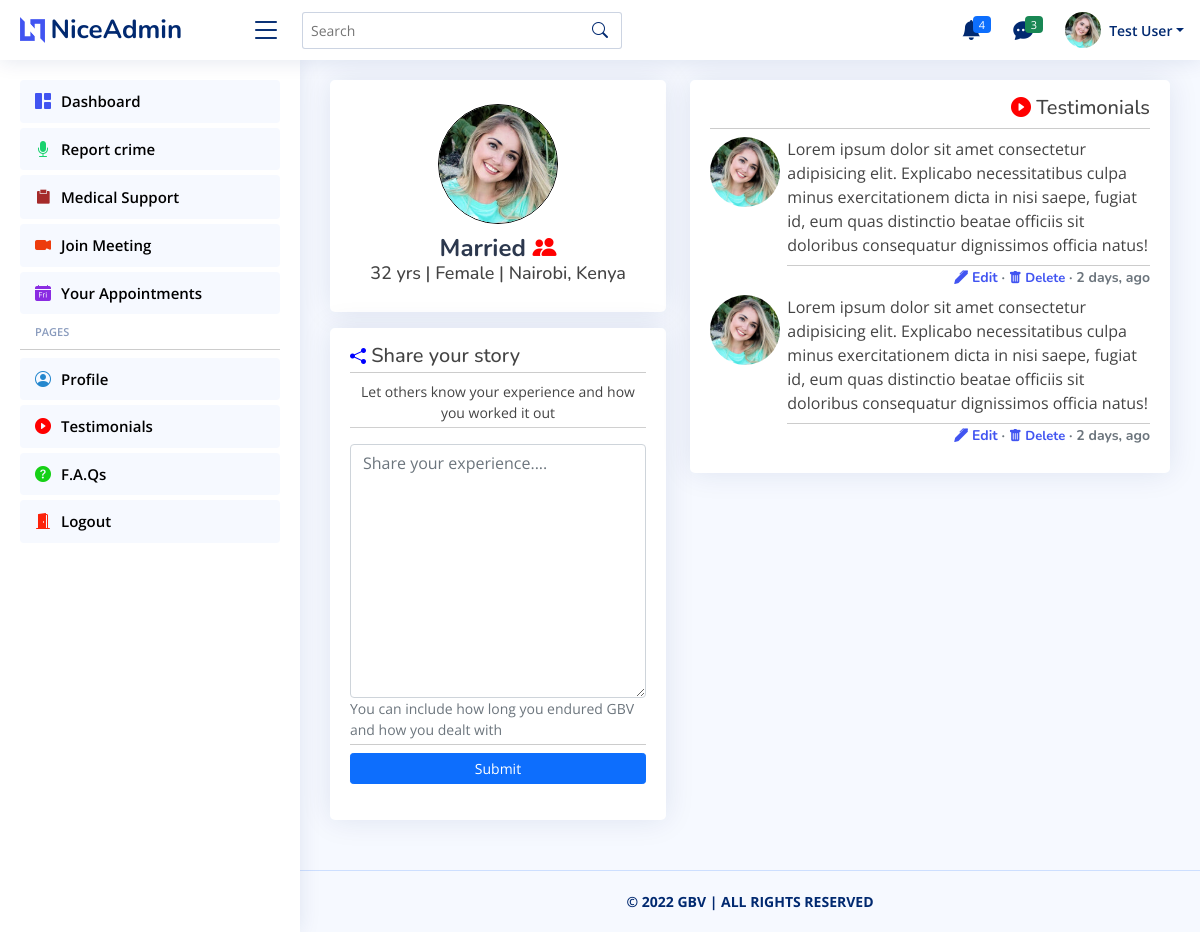
Page /testimonials/share-your-experience/ (signed in) on the committed database.
### users/models.py (models this page shows, shortened)
class UserProfile(models.Model):
    id = models.CharField(primary_key=True, unique=True, max_length=12, editable=False)
    reg_user = models.OneToOneField(User, on_delete=models.CASCADE, editable=False)
    profile_pic = models.ImageField(upload_to='UserDps/', default='default.jpg')
    gender = models.CharField(max_length=10, blank=False)
    location = models.CharField(max_length=50, blank=False)
    dob = models.DateField(null=True)
    age = models.PositiveIntegerField(default=0)
    phone_no = models.CharField(max_length=15, blank=False)
    marital_status = models.CharField(max_length=15, blank=False)
    created = models.DateTimeField(auto_now_add=True)
    edited = models.DateTimeField(auto_now=True)
    class Meta:
        verbose_name_plural = 'User Profiles'
        ordering = ['reg_user']

class YourStory(models.Model):
    victim = models.ForeignKey(UserProfile, on_delete=models.CASCADE)
    experience = models.TextField(blank=False)
    created = models.DateTimeField(auto_now_add=True)
    edited = models.DateTimeField(auto_now=True)
    class Meta:
        verbose_name_plural = 'Experiences'
        ordering = ['victim', 'created']

### users/views.py (the view, shortened to what this page needs)
# urls.py: path('testimonials/share-your-experience/', views.testimonials_view, name='testimonials'),
@login_required(login_url='user_login')
def testimonials_view(request):
    form = ShareExperienceForm()
    testimonials = YourStory.objects.filter(victim__location__contains=request.user.userprofile.location).all()
    context = {'form': form, 'testimonials': testimonials}
    return render(request, 'users/testimonials.html', context)

### users/forms.py
class ShareExperienceForm(forms.ModelForm):
    experience = forms.CharField(widget=forms.Textarea(attrs={'placeholder': 'Share your experience....'}), label='', required=True, help_text='You can include how long you endured GBV and how you dealt with')
    class Meta:
        model = YourStory
        fields = ['experience']

### users/templates/users/testimonials.html (shortened to what this page needs)
{% extends 'users/base.html' %}{% block title %}Testimonials{% endblock %}
{% load crispy_forms_tags %}
    {% block content %}
    <main class="main" id="main">
        <section class="section profile">
            <div class="row">
                <div class="col-xl-5">
                    <div class="card mb-3">
                        <div class="card-body pt-4 profile-card d-flex flex-column align-items-center">
                            <img src="{{user.userprofile.profile_pic.url}}" alt="Profile" class="rounded-circle" style="border: 1px solid black">
							<h2 class="text-center">{{user.userprofile.marital_status}} {% if user.userprofile.marital_status == 'Dating' %}<i class="bi bi-heart-fill" style="color: rgb(190, 19, 19)"></i>{% elif user.userprofile.marital_status == 'Engaged' %}<i class="bi bi-bookmark-heart-fill" style="color: rgb(192, 22, 22)"></i>{% elif user.userprofile.marital_status == 'Married' %}<i class="bi bi-people-fill" style="color: red"></i>{% endif %}</h2>
							<h3 class="text-center">{{user.userprofile.age|default:"Age"}} yrs | {{user.userprofile.gender|default:"Gender"}} | {{user.userprofile.location|default:"Location"}}</h3>
                        </div>
                    </div>
                    <div class="card">
                        <div class="card-body pt-3">
                            <div class="row">
                                <div class="col-sm-12">
                                    <h5 class="mb-1"><i class="bi bi-share-fill" style="color: blue; font-size: 16px;"></i> Share your story</h5><hr class="dropdown-divider mt-1">
                                </div>
                                <div class="col-md-12">
                                    <form action="" method="post">
                                        <div class="row">
                                            <div class="col-md-12 text-center">
                                                <small>Let others know your experience and how you worked it out<hr class="mt-1"></small>
                                            </div>
                                        </div>
                                        <div class="row">
                                            <div class="col-md-12">
                                                {{form|crispy}}
                                            </div>
                                        </div>
                                        <div class="row">
                                            <div class="col-md-12 d-grid">
                                                <hr class="dropdown-divider mt-1"><button type="submit" class="btn btn-primary btn-sm">Submit</button>
                                            </div>
                                        </div>
                                    </form>
                                </div>
                            </div>
                        </div>
                    </div>
                </div>
                <div class="col-xl-7">
                    <div class="card">
                        <div class="card-body pt-3">
                            <div class="row">
                                <div class="col-sm-12">
                                    <h5 class="text-end"><i class="bi bi-play-circle-fill" style="color: red;"></i> Testimonials</h5><hr class="dropdown-divider">
                                </div>
                            </div>
                            {% for test in testimonials %}
                            <div class="row">
                                <div class="col-md-2">
                                    <img src="{{test.victim.profile_pic.url}}" class="rounded-circle" height="70px" width="70px" alt="img">
                                </div>
                                <div class="col-md-10">
                                    <p class="mb-1">
                                        {{test.experience}}
                                    </p><hr class="dropdown-divider mb-1"><h6 class="form-text text-muted fw-bold text-end"><a href="" class="fw-bold text-end" style="font-size: 14px;"><i class="bi bi-pen-fill"></i> Edit</a> &centerdot; <a href="" class="fw-bold text-end" style="font-size: 13px;"><i class="bi bi-trash-fill"></i> Delete</a> &centerdot; {{test.created|timesince|slice:":7"}} ago</h6>
                                </div>
                            </div>
                            {% endfor %}
                        </div>
                    </div>
                </div>
            </div>
        </section>
    </main>
    {% endblock %}

### users/templates/users/base.html (shortened to what this page needs)
{% load static %}
    <link href="{% static 'bootstrap/css/bootstrap.min.css' %}" rel="stylesheet">
    <link href="{% static 'bootstrap-icons/bootstrap-icons.css' %}" rel="stylesheet">
    <link href="{% static 'remixicon/remixicon.css' %}" rel="stylesheet">
    <link href="{% static 'style.css' %}" rel="stylesheet">
    <header id="header" class="header fixed-top d-flex align-items-center">
        <div class="d-flex align-items-center justify-content-between">
            {% if user.is_authenticated %}<a href="{% url 'user_homepage' %}" class="logo d-flex align-items-center">
                <img src="{% static 'logo.png' %}" alt="logo">
                <span class="d-none d-lg-block">NiceAdmin</span>
            </a>{% else %}<a href="{% url 'user_login' %}" class="logo d-flex align-items-center"><img src="{% static 'logo.png' %}" alt="logo"><span class="d-none d-lg-block">NiceAdmin</span></a>{% endif %}
            {% if user.is_authenticated %}<i class="bi bi-list toggle-sidebar-btn"></i>{% endif %}
        </div>
        {% if user.is_authenticated %}
        <div class="search-bar">
            <form class="search-form d-flex align-items-center mt-3" method="GET" action="#">
                <input type="text" name="query" placeholder="Search" title="Enter search keyword">
                <button type="submit" title="Search"><i class="bi bi-search"></i></button>
            </form>
        </div>
        <nav class="header-nav ms-auto">
            <ul class="d-flex align-items-center">
                <li class="nav-item dropdown">
                <a class="nav-link nav-icon" href="#" data-bs-toggle="dropdown">
                    <i class="bi bi-bell-fill"></i>
                    <span class="badge bg-primary badge-number">4</span>
                </a>
                </li>
                <li class="nav-item dropdown">
                    <a class="nav-link nav-icon" href="#" data-bs-toggle="dropdown">
                        <i class="bi bi-chat-dots-fill"></i>
                        <span class="badge bg-success badge-number">3</span>
                    </a>
                </li>
                <li class="nav-item dropdown pe-3">
                    <a class="nav-link nav-profile d-flex align-items-center pe-0" href="#" data-bs-toggle="dropdown">
                        <img src="{{user.userprofile.profile_pic.url}}" alt="Profile" class="rounded-circle">
                        <span class="d-none d-md-block dropdown-toggle ps-2">{{user.userprofile.reg_user|title}}</span>
                    </a>
                </li>
            </ul>
        </nav>
        {% endif %}
    </header>
    {% if user.is_authenticated %}
    <aside id="sidebar" class="sidebar">
        <ul class="sidebar-nav" id="sidebar-nav">
            <li class="nav-item">
                <a class="nav-link" href="{% url 'user_homepage' %}">
                    <i class="bi bi-grid-1x2-fill"></i>
                    <span>Dashboard</span>
                </a>
            </li>
            <li class="nav-item">
                <a class="nav-link" href="">
                    <i class="bi bi-mic-fill"></i><span>Report crime</span>
                </a>
            </li>
            <li class="nav-item">
                <a class="nav-link" href="{% url 'medic' %}">
                    <i class="ri-clipboard-fill"></i><span>Medical Support</span>
                </a>
            </li>
            <li class="nav-item">
                <a class="nav-link" href="">
                    <i class="bi bi-camera-video-fill"></i><span>Join Meeting</span>
                </a>
            </li>
            <li class="nav-item">
                <a class="nav-link" href="{% url 'user_sessions' %}">
                    <i class="bi bi-calendar-day-fill"></i><span>Your Appointments</span>
                </a>
            </li>
            <li class="nav-heading">Pages</li><hr class="dropdown-divider">
            <li class="nav-item">
                <a class="nav-link" href="{% url 'user_profile' %}">
                    <i class="bi bi-person-circle"></i>
                    <span>Profile</span>
                </a>
            </li>
            <li class="nav-item">
                <a class="nav-link" href="{% url 'testimonials' %}">
                    <i class="bi bi-play-circle-fill"></i>
                    <span>Testimonials</span>
                </a>
            </li>
            <li class="nav-item">
                <a class="nav-link" href="{% url 'faq' %}">
                    <i class="bi bi-question-circle-fill"></i>
                    <span>F.A.Qs</span>
                </a>
            </li>
            <li class="nav-item">
                <a class="nav-link" href="{% url 'logout_user' %}">
                    <i class="bi bi-door-open-fill"></i>
                    <span>Logout</span>
                </a>
            </li>
        </ul>
    </aside>
    {% endif %}
    {% block content %}
    {% endblock %}
    {% if user.is_authenticated %}
    <footer id="footer" class="footer">
        <div class="copyright">
            <strong>&copy; 2022 <span>GBV</span> | ALL RIGHTS RESERVED</strong>
        </div>
    </footer>
    {% else %}
    <footer class="footer">
        <div class="copyright">
            <strong>&copy; 2022 <span>GBV</span> | ALL RIGHTS RESERVED</strong>
        </div>
    </footer>
    {% endif %}

### static/css/style.css (style rules this page uses)
a { color: #4154f1; text-decoration: none; }
h1, h2, h3, h4, h5, h6 { font-family: "Nunito", sans-serif; }
#main { margin-top: 60px; padding: 20px 30px; transition: all 0.3s; }
.card { margin-bottom: 30px; border: none; border-radius: 5px; box-shadow: 0px 0 30px rgba(1, 41, 112, 0.1); }
.card-body { padding: 0 20px 20px 20px; }
.logo { line-height: 1; }
@media (min-width: 1200px) { .logo { width: 220px; } }
.logo img { max-height: 26px; margin-right: 6px; }
.logo span { font-size: 26px; font-weight: 700; color: #012970; font-family: "Nunito", sans-serif; }
.header { transition: all 0.5s; z-index: 997; height: 60px; box-shadow: 0px 2px 20px rgba(1, 41, 112, 0.1); background-color: #fff; padding-left: 20px; }
.header .toggle-sidebar-btn { font-size: 32px; padding-left: 10px; cursor: pointer; color: #012970; }
.header .search-bar { min-width: 360px; padding: 0 20px; }
.header .search-form { width: 100%; }
.header .search-form input { border: 0; font-size: 14px; color: #012970; border: 1px solid rgba(1, 41, 112, 0.2); padding: 7px 38px 7px 8px; border-radius: 3px; transition: 0.3s; width: 100%; }
.header .search-form button { border: 0; padding: 0; margin-left: -30px; background: none; }
.header .search-form button i { color: #012970; }
.header-nav ul { list-style: none; }
.header-nav > ul { margin: 0; padding: 0; }
.header-nav .nav-icon { font-size: 20px; color: #012970; }
.header-nav .nav-profile { color: #012970; }
.header-nav .nav-profile img { max-height: 36px; }
.header-nav .nav-profile span { font-size: 14px; font-weight: 600; }
.header-nav .badge-number { position: absolute; inset: 4px 6px auto auto; font-weight: normal; font-size: 11px; padding: 3px 6px; }
.sidebar { position: fixed; top: 60px; left: 0; bottom: 0; width: 300px; z-index: 996; transition: all 0.3s; padding: 20px; overflow-y: auto; scrollbar-width: thin; scrollbar-color: #aab7cf transparent; box-shadow: 0px 0px 20px rgba(1, 41, 112, 0.1); background-color: #fff; }
@media (min-width: 1200px) { #main, #footer { margin-left: 300px; } }
.sidebar-nav { padding: 0; margin: 0; list-style: none; }
.sidebar-nav li { padding: 0; margin: 0; list-style: none; }
.sidebar-nav .nav-item { margin-bottom: 5px; }
.sidebar-nav .nav-heading { font-size: 11px; text-transform: uppercase; color: #899bbd; font-weight: 600; margin: 10px 0 5px 15px; }
.sidebar-nav .nav-link { display: flex; align-items: center; font-size: 15px; font-weight: 600; color: black; transition: 0.3; background: #f6f9ff; padding: 10px 15px; border-radius: 4px; }
.sidebar-nav .nav-link i { font-size: 16px; margin-right: 10px; color: #4154f1; }
.sidebar-nav .nav-link .bi-mic-fill { color: #18d26e; }
.sidebar-nav .nav-link .ri-clipboard-fill { color: brown; }
.sidebar-nav .nav-link .bi-camera-video-fill { color: #ed3c0d }
.sidebar-nav .nav-link .bi-calendar-day-fill { color: blueviolet; }
.sidebar-nav .nav-link .bi-person-circle { color: #2487ce; }
.sidebar-nav .nav-link .bi-play-circle-fill { color: red; }
.sidebar-nav .nav-link .bi-question-circle-fill { color: rgb(22, 209, 22); }
.sidebar-nav .nav-link .bi-door-open-fill { color: rgb(252, 34, 10); }
.profile .profile-card img { height: 120px; width: 120px; }
.profile .profile-card h2 { font-size: 24px; font-weight: 700; color: #2c384e; margin: 10px 0 0 0; }
.profile .profile-card h3 { font-size: 18px; }
.footer { padding: 20px 0; font-size: 14px; transition: all 0.3s; border-top: 1px solid #cddfff; }
.footer .copyright { text-align: center; color: #012970; }

### rows in the picture
YourStory: victim.profile_pic (picture), experience "Lorem ipsum dolor sit amet consectetur adipisicing elit. Explicabo necessitatibus culpa minus exercitationem dicta in nisi saepe, fugiat id, eum quas distinctio beatae officiis sit doloribus consequatur dignissimos officia natus!", created "2 days,"
YourStory: victim.profile_pic (picture), experience "Lorem ipsum dolor sit amet consectetur adipisicing elit. Explicabo necessitatibus culpa minus exercitationem dicta in nisi saepe, fugiat id, eum quas distinctio beatae officiis sit doloribus consequatur dignissimos officia natus!", created "2 days,"

### other values in the picture
{{ user.userprofile.reg_user|title }} "Test User"
{{ user.userprofile.marital_status }} "Married"
{{ user.userprofile.age|default:"Age" }} "32"
{{ user.userprofile.gender|default:"Gender" }} "Female"
{{ user.userprofile.location|default:"Location" }} "Nairobi, Kenya"
